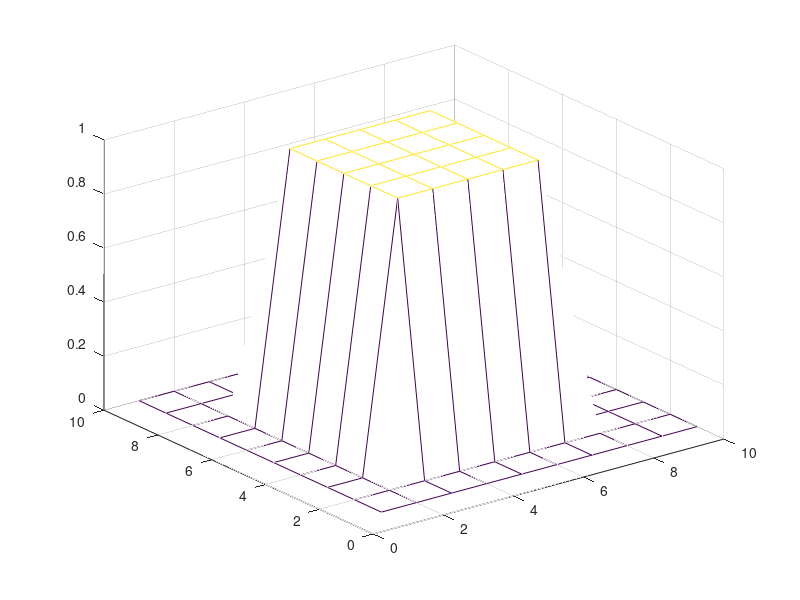
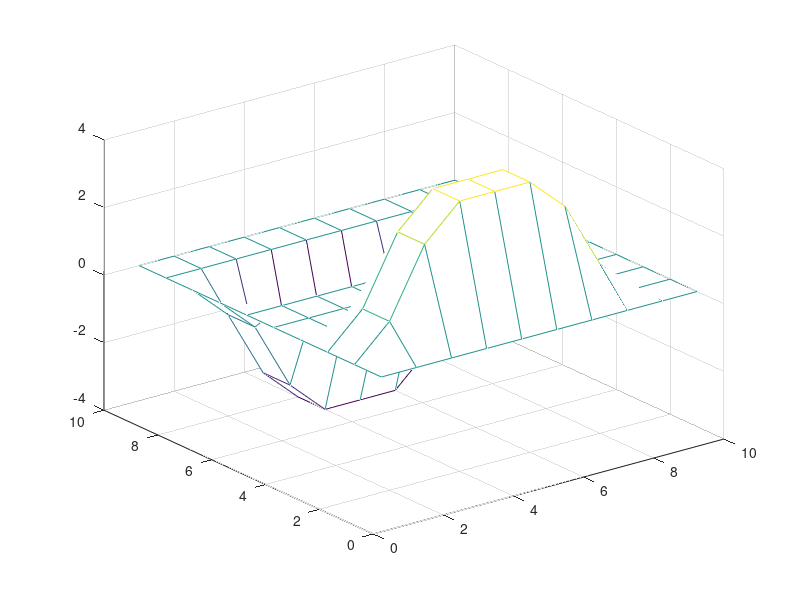
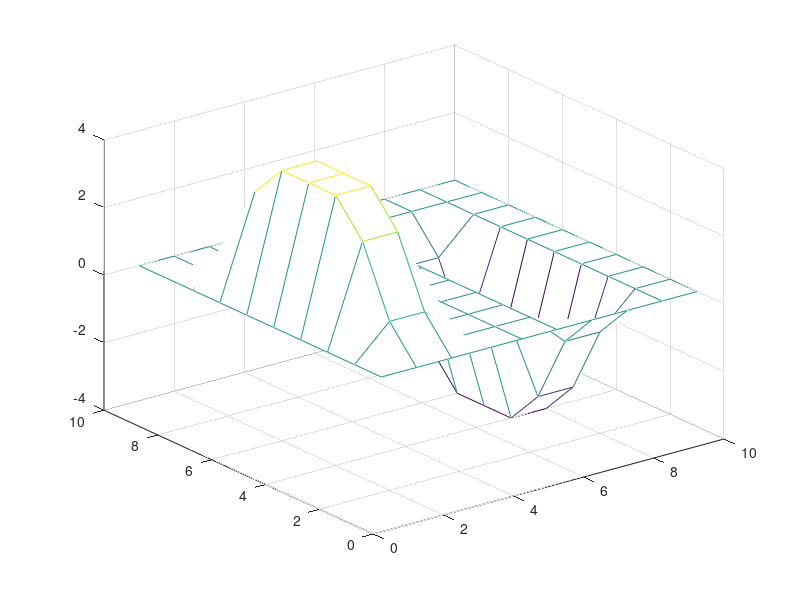
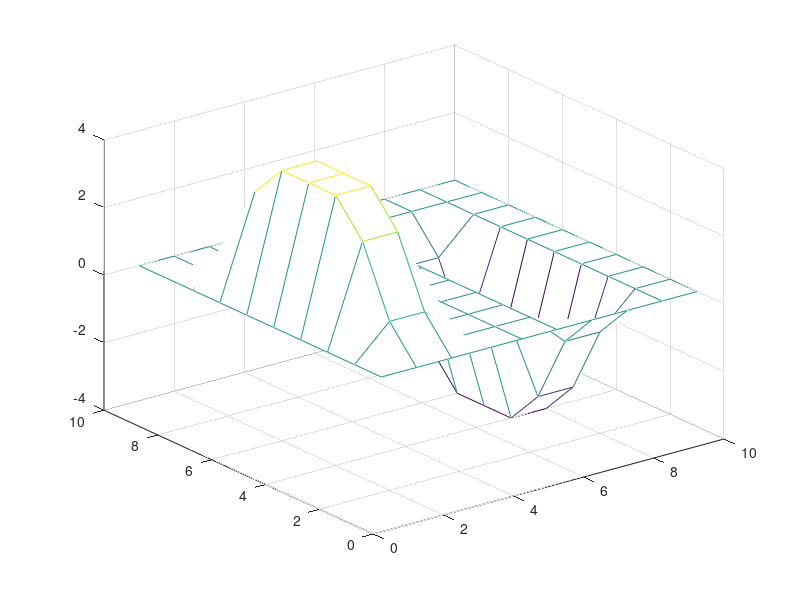

Here is the MATLAB script that generated these plots, in order:
%convolution function for edge detection
close all

A = zeros(10);
A(3:7,3:7) = ones(5);
mesh(A)

u = [1 0 -1]';
v = [1 2 1];
ch =[];
Ch = [];
cv = [];
Cv = [];

%convolve the rows of A with vector u
for i=1:size(A,2)
    for j=1:size(A,1)
        if j-1==0  
            ch(j,i) = A(j,i)*u(2)+A(j+1,i)*u(1);
        elseif j==size(A,1)
            ch(j,i) = A(j-1,i)*u(3)+A(j,i)*u(2);
            else
            ch(j,i) = A(j,i)*u(2)+A(j-1,i)*u(3)+A(j+1,i)*u(1);
        end
    end
end

%convolve the rows of ch with vector v
for i=1:size(ch,2)
    for j=1:size(ch,1)
        if i-1==0  
            Ch(j,i) = ch(j,i)*v(2)+ch(1,i+1)*v(1);
        elseif i==size(ch,2)
            Ch(j,i) = ch(j,i-1)*v(3)+ch(j,i)*v(2);
            else
            Ch(j,i) = ch(j,i)*v(2)+ch(j,i-1)*v(3)+ch(j,i+1)*v(1);
        end
    end
end

figure
mesh(Ch)

%test convolution algorithm using matlabs functions
wif = conv2(v,u,A,'same');
figure
mesh(wif)

%convolve the rows of A with vector v
for i=1:size(A,2)
    for j=1:size(A,1)
        if i-1==0  
            cv(j,i) = A(j,i)*u(2)+A(1,i+1)*u(1);
        elseif i==size(A,2)
            cv(j,i) = A(j,i-1)*u(3)+A(j,i)*u(2);
            else
            cv(j,i) = A(j,i)*u(2)+A(j,i-1)*u(3)+A(j,i+1)*u(1);
        end
    end
end

%convolve the rows of cv with vector u
for i=1:size(cv,2)
    for j=1:size(cv,1)
        if j-1==0  
            Cv(j,i) = cv(j,i)*v(2)+cv(j+1,i)*v(1);
        elseif j==size(cv,1)
            Cv(j,i) = cv(j-1,i)*v(3)+cv(j,i)*v(2);
            else
            Cv(j,i) = cv(j,i)*v(2)+cv(j-1,i)*v(3)+cv(j+1,i)*v(1);
        end
    end
end

figure
mesh(Cv)

edge = sqrt(Ch.^2+Cv.^2);

figure
mesh(edge)